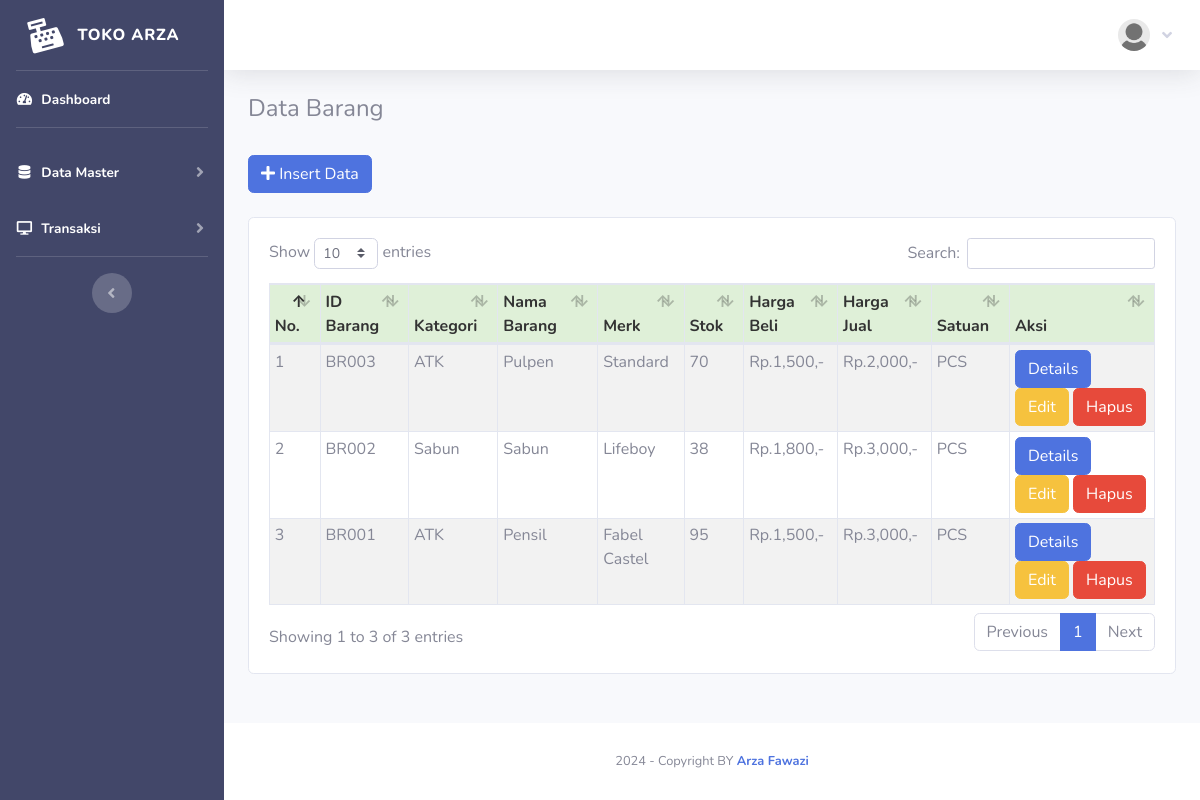
Screenshot of /index.php?page=barang (signed in) with the database file from the repository.
### tables this page shows
CREATE TABLE `member` (
  `id_member` int(11) NOT NULL,
  `nm_member` varchar(255) NOT NULL,
  `alamat_member` text NOT NULL,
  `telepon` varchar(255) NOT NULL,
  `email` varchar(255) NOT NULL,
  `gambar` text NOT NULL,
  `NIK` text NOT NULL
);

CREATE TABLE `barang` (
  `id` int(11) NOT NULL,
  `id_barang` varchar(255) NOT NULL,
  `id_kategori` int(11) NOT NULL,
  `nama_barang` text NOT NULL,
  `merk` varchar(255) NOT NULL,
  `harga_beli` varchar(255) NOT NULL,
  `harga_jual` varchar(255) NOT NULL,
  `satuan_barang` varchar(255) NOT NULL,
  `stok` text NOT NULL,
  `tgl_input` varchar(255) NOT NULL,
  `tgl_update` varchar(255) DEFAULT NULL
);

CREATE TABLE `kategori` (
  `id_kategori` int(11) NOT NULL,
  `nama_kategori` varchar(255) NOT NULL,
  `tgl_input` varchar(255) NOT NULL
);

### fungsi/view/view.php (called while the page is built, shortened)
<?php
class view
{
    protected $db;
    public function __construct($db)
    {
        $this->db = $db;
    }
    public function member_edit($id)
    {
        $sql = "select member.*, login.*
                from member inner join login on member.id_member = login.id_member
                where member.id_member= ?";
        $row = $this-> db -> prepare($sql);
        $row -> execute(array($id));
        $hasil = $row -> fetch();
        return $hasil;
    }
    public function barang()
    {
        $sql = "select barang.*, kategori.id_kategori, kategori.nama_kategori
                from barang inner join kategori on barang.id_kategori = kategori.id_kategori
                ORDER BY id DESC";
        $row = $this-> db -> prepare($sql);
        $row -> execute();
        $hasil = $row -> fetchAll();
        return $hasil;
    }
}

### admin/module/barang/index.php (the view, shortened to what this page needs)
   <h4>Data Barang</h4>
   <br />
   <button type="button" class="btn btn-primary btn-md mr-2" data-toggle="modal" data-target="#myModal">
       <i class="fa fa-plus"></i> Insert Data</button>
   <br />
   <div class="card card-body">
       <div class="table-responsive">
           <table class="table table-bordered table-striped table-sm" id="example1">
               <thead>
                   <tr style="background:#DFF0D8;color:#333;">
                       <th>No.</th>
                       <th>ID Barang</th>
                       <th>Kategori</th>
                       <th>Nama Barang</th>
                       <th>Merk</th>
                       <th>Stok</th>
                       <th>Harga Beli</th>
                       <th>Harga Jual</th>
                       <th>Satuan</th>
                       <th>Aksi</th>
                   </tr>
               </thead>
               <tbody>
                   <?php
	if($_GET['stok'] == 'yes')
	{
		$hasil = $lihat -> barang_stok();
	}else{
		$hasil = $lihat -> barang();
	}
	$no=1;
	foreach($hasil as $isi) {
?>
                   <tr>
                       <td><?php echo $no;?></td>
                       <td><?php echo $isi['id_barang'];?></td>
                       <td><?php echo $isi['nama_kategori'];?></td>
                       <td><?php echo $isi['nama_barang'];?></td>
                       <td><?php echo $isi['merk'];?></td>
                       <td>
                           <?php if($isi['stok'] == '0'){?>
                           <button class="btn btn-danger"> Habis</button>
                           <?php }else{?>
                           <?php echo $isi['stok'];?>
                           <?php }?>
                       </td>
                       <td>Rp.<?php echo number_format($isi['harga_beli']);?>,-</td>
                       <td>Rp.<?php echo number_format($isi['harga_jual']);?>,-</td>
                       <td> <?php echo $isi['satuan_barang'];?></td>
                       <td>
                           <?php if($isi['stok'] <=  '3'){?>
                           <form method="POST" action="fungsi/edit/edit.php?stok=edit">
                               <input type="text" name="restok" class="form-control">
                               <input type="hidden" name="id" value="<?php echo $isi['id_barang'];?>"
                                   class="form-control">
                               <button class="btn btn-primary btn-sm">
                                   Restok
                               </button>
                               <a href="fungsi/hapus/hapus.php?barang=hapus&id=<?php echo $isi['id_barang'];?>"
                                   onclick="javascript:return confirm('Hapus Data barang ?');">
                                   <button class="btn btn-danger btn-sm">Hapus</button></a>
                           </form>
                           <?php }else{?>
                           <a href="index.php?page=barang/details&barang=<?php echo $isi['id_barang'];?>"><button
                                   class="btn btn-primary btn-xs">Details</button></a>
                           <a href="index.php?page=barang/edit&barang=<?php echo $isi['id_barang'];?>"><button
                                   class="btn btn-warning btn-xs">Edit</button></a>
                           <a href="fungsi/hapus/hapus.php?barang=hapus&id=<?php echo $isi['id_barang'];?>"
                               onclick="javascript:return confirm('Hapus Data barang ?');"><button
                                   class="btn btn-danger btn-xs">Hapus</button></a>
                           <?php }?>
                   </tr>
                   <?php
		$no++;
	}
?>
               </tbody>
           </table>
       </div>
   </div>

### index.php (shortened to what this page needs)
<?php
	if(!empty($_SESSION['admin'])){
		require 'config.php';
		$lihat = new view($config);
			include 'admin/template/header.php';
			include 'admin/template/sidebar.php';
				if(!empty($_GET['page'])){
					include 'admin/module/'.$_GET['page'].'/index.php';
				}else{
					include 'admin/template/home.php';
				}
			include 'admin/template/footer.php';
	}
	else{
		echo '<script>window.location="login.php";</script>';
		exit;
	}

### admin/template/header.php (shortened to what this page needs)
<!DOCTYPE html>
<html lang="en">
<head>
    <link href="sb-admin/vendor/fontawesome-free/css/all.min.css" rel="stylesheet" type="text/css">
    <link href="sb-admin/css/sb-admin-2.min.css" rel="stylesheet">
    <link rel="stylesheet" href="sb-admin/vendor/datatables/dataTables.bootstrap4.css" />
</head>
<body id="page-top">
    <div id="wrapper">

### admin/template/sidebar.php (shortened to what this page needs)
<?php
    $id = $_SESSION['admin']['id_member'];
    $hasil_profil = $lihat -> member_edit($id);
?>
<ul class="navbar-nav  sidebar sidebar-dark accordion" style="background-color: #424769;" id="accordionSidebar">
    <a class="sidebar-brand d-flex align-items-center justify-content-center" href="index.php">
        <div class="sidebar-brand-icon rotate-n-15">
            <i class="fas fa-cash-register"></i>
        </div>
        <div class="sidebar-brand-text mx-3">Toko Arza<sup></sup></div>
    </a>
    <hr class="sidebar-divider my-0">
    <li class="nav-item active">
        <a class="nav-link" href="index.php">
            <i class="fas fa-fw fa-tachometer-alt"></i>
            <span>Dashboard</span></a>
    </li>
    <hr class="sidebar-divider">
    <li class="nav-item active">
        <a class="nav-link collapsed" href="#" data-toggle="collapse" data-target="#collapseTwo" aria-expanded="true"
            aria-controls="collapseTwo">
            <i class="fas fa-fw fa-database"></i>
            <span>Data Master</span>
        </a>
    </li>
    <li class="nav-item active">
        <a class="nav-link collapsed" href="#" data-toggle="collapse" data-target="#collapse3" aria-expanded="true"
            aria-controls="collapse3">
            <i class="fas fa-fw fa-desktop"></i>
            <span>Transaksi</span>
        </a>
    </li>
    <hr class="sidebar-divider">
    <div class="text-center d-none d-md-inline">
        <button class="rounded-circle border-0" id="sidebarToggle"></button>
    </div>
</ul>
<div id="content-wrapper" class="d-flex flex-column">
    <div id="content">
        <nav class="navbar navbar-expand navbar-light bg-white topbar mb-4 static-top shadow">
            <ul class="navbar-nav ml-auto">
                <li class="nav-item dropdown no-arrow">
                    <a class="nav-link dropdown-toggle" href="#" id="userDropdown" role="button" data-toggle="dropdown"
                        aria-haspopup="true" aria-expanded="false">
                        <img class="img-profile rounded-circle"
                            src="assets/img/user/<?php echo $hasil_profil['gambar'];?>">&nbsp; &nbsp;
                        <i class="fas fa-angle-down"></i>
                    </a>
                </li>
            </ul>
        </nav>
        <div class="container-fluid">

### admin/template/footer.php (shortened to what this page needs)
 </div>
 </div>
 <footer class="sticky-footer bg-white">
     <div class="container my-auto">
         <div class="copyright text-center my-auto">
             <span>
                 <?php echo date('Y');?> - Copyright
                 BY <b><a href="arzafawazi.my.id" target="_blank">Arza Fawazi</a></b>
             </span>
         </div>
     </div>
 </footer>
 </div>
 </div>
</body>
</html>

### rows the page displays
barang: id_barang "BR003", id_kategori.nama_kategori "ATK", nama_barang "Pulpen", merk "Standard", stok "70", harga_beli "1,500", harga_jual "2,000", satuan_barang "PCS"
barang: id_barang "BR002", id_kategori.nama_kategori "Sabun", nama_barang "Sabun", merk "Lifeboy", stok "38", harga_beli "1,800", harga_jual "3,000", satuan_barang "PCS"
barang: id_barang "BR001", id_kategori.nama_kategori "ATK", nama_barang "Pensil", merk "Fabel Castel", stok "95", harga_beli "1,500", harga_jual "3,000", satuan_barang "PCS"
